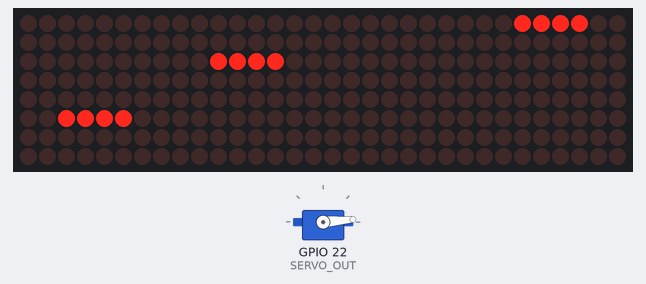
The sketch below on a simulated ESP32. Shown: servo, 32×8 LED matrix. WiFi joins after 1.5 s; servers stay silent unless stated; the local clock reads 2024-03-15 10:24:30 at power-on unless the sketch sets it; not simulated (calls return 0 or success): credentials.h; what the sketch prints to the serial monitor is not drawn.

Above: at 7.1 s.
At 30.1 s:
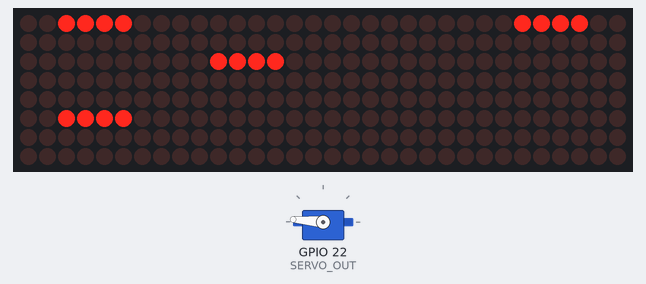
At 90.1 s:
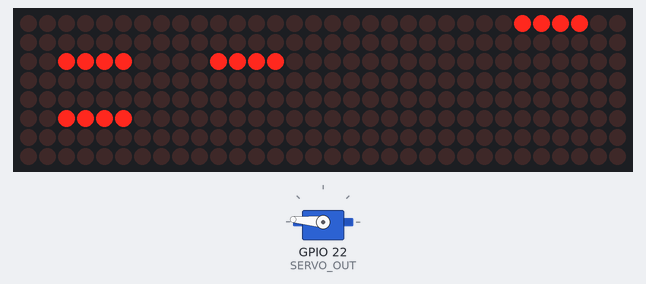
Timing chart, 0 to 91.6 s (numbered marks = the images above):
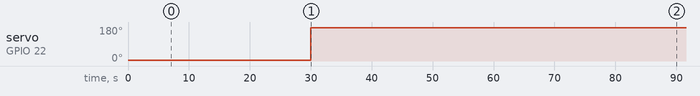

Measured:
- by itself, servo on GPIO 22 (SERVO_OUT): 5° → 175° at 30.0 s
- what the display in image 0 shows lasts 23.0 s, from 7.0 s to 30.0 s
- what the display in image 1 shows lasts 60.0 s, from 30.0 s to 90.0 s

The sketch:

clock.ino
```cpp
#include "display.h"
#include "credentials.h"

#include "soc/soc.h"
#include "soc/rtc_cntl_reg.h"
#include "WiFi.h"
#include <time.h>
#include <SPI.h>
#include <ESP32Servo.h>


// --- LED display
// Pin definitions for MAX7219
const int DIN_PIN = 23;  // Data In
const int CS_PIN = 5;   // Chip Select
const int CLK_PIN = 18;  // Clock

const int WIDTH = 8 * 4;
const int HEIGHT = 8;
const int DIGIT_WIDTH = 4;

int prev_minute = -1;
int prev_display_update = 0;
int REFRESH_INTERVAL = 1000;
// ---

// --- Servo
const int INITIAL_INVERT = -2;
const int SERVO_OUT = 22;
const int INVERT_INTERVAL = 180 * 1000;
int prev_servo_update = -1;
int direction = 5;
// ---

// --- Time synchronization
const char* TIMEZONE = "CET-1CEST,M3.5.0/02:00:00,M10.5.0/03:00:00";
const char* NTP_SERVER = "pool.ntp.org";
// ---

// Initialize the LedControl library
// Parameters: DataIn, Clock, Load(CS), Number of MAX7219 devices
ExtendedDisplay display = ExtendedDisplay(DIN_PIN, CLK_PIN, CS_PIN, 4);
Servo servo;

void putDigit( int digit, int segment )
{
  int offset = 2 + segment * HEIGHT;
  int rows[4] = {0, 2, 5, 7};
  for ( int i = 0; i < 4; i++ ) // single decimal digit can be represented with 4 bits
  {
    int bin = digit % 2;
    bool state = bin == 1 ? true : false;
    for ( int j = 0; j < DIGIT_WIDTH; j++ )
    {
      display.setLed( rows[i], offset + j, state );
    }

    digit >>= 1;
  }
}

void showTime( struct tm* time_info )
{
  int hours = time_info -> tm_hour;
  int minutes = time_info -> tm_min;

  putDigit( hours % 10, 1 );
  hours /= 10;
  putDigit( hours % 10, 0 );

  if ( prev_minute == -1 )
  {
    prev_minute = minutes % 10;
  }

  if ( prev_servo_update == -1 && minutes % 10 != prev_minute )
  {
    prev_servo_update = INITIAL_INVERT;
    REFRESH_INTERVAL *= 60; // from the initial update enough to update after one minute
  }

  putDigit( minutes % 10, 3 );
  minutes /= 10;
  putDigit( minutes % 10, 2 );
}

void setup()
{

  WRITE_PERI_REG(RTC_CNTL_BROWN_OUT_REG, 0);  // Disable brown-out detection

  // Initialize serial communication
  Serial.begin( 115200 );

  // Initialize the MAX7219 device
  display.shutdown( false );       // Wake up the MAX7219 from power-saving mode
  display.setIntensity( 1 );       // Set brightness level (0 is min, 15 is max)
  display.clearDisplay();          // Clear the display

  // Connect to Wi-Fi
  WiFi.begin( SSID, WIFI_PASSWORD );
  while ( WiFi.status() != WL_CONNECTED )
  {
    delay( 1000 );
    Serial.println( "Connecting to WiFi..." );
  }

  // Synchronize time
  configTzTime(TIMEZONE, NTP_SERVER);
  delay( 5000 );  // wait for response

  WiFi.disconnect();
  WiFi.mode( WIFI_OFF );

  servo.attach( SERVO_OUT );
  servo.write( direction );
}

void handleDisplay()
{
  int t = millis();
  if ( t - prev_display_update >= REFRESH_INTERVAL )
  {
    prev_display_update = t;
    struct tm time_info = { 0 };
    time_t now = { 0 };
    time( &now );
    localtime_r( &now, &time_info );
    showTime( &time_info );
  }
}

void handleServo()
{
  int t = millis();
  if ( prev_servo_update == INITIAL_INVERT || t - prev_servo_update >= INVERT_INTERVAL )
  {
    prev_servo_update = t;
    direction = 180 - direction;
    servo.write( direction );
  }
}

void loop()
{
  handleDisplay();
  handleServo();
}
```

display.cpp
```cpp
#include "display.h"

const int DEVICE_SIZE = 8;

ExtendedDisplay::ExtendedDisplay(int data, int clock, int cs, int devices) : LedControl(data, clock, cs, devices) {}

void ExtendedDisplay::setIntensity(int intensity)
{
  for (int i = 0; i < getDeviceCount(); i++)
  {
    LedControl::setIntensity(i, intensity);
  }
}

void ExtendedDisplay::shutdown(bool status)
{
  for (int i = 0; i < getDeviceCount(); i++)
  {
    LedControl::shutdown(i, status);
  }
}

void ExtendedDisplay::clearDisplay()
{
  for (int i = 0; i < getDeviceCount(); i++)
  {
    LedControl::clearDisplay(i);
  }
}

void ExtendedDisplay::setLed(int row, int col, bool state)
{
  LedControl::setLed(col / DEVICE_SIZE, row, (DEVICE_SIZE - 1) - col % DEVICE_SIZE, state);
}
```

display.h
```cpp
#include <LedControl.h>

class ExtendedDisplay : LedControl
{

public:

  ExtendedDisplay(int data, int clock, int cs, int devices);
  void setIntensity(int intensity);
  void shutdown(bool status);
  void clearDisplay();
  void setLed(int row, int column, bool state);

};
```
